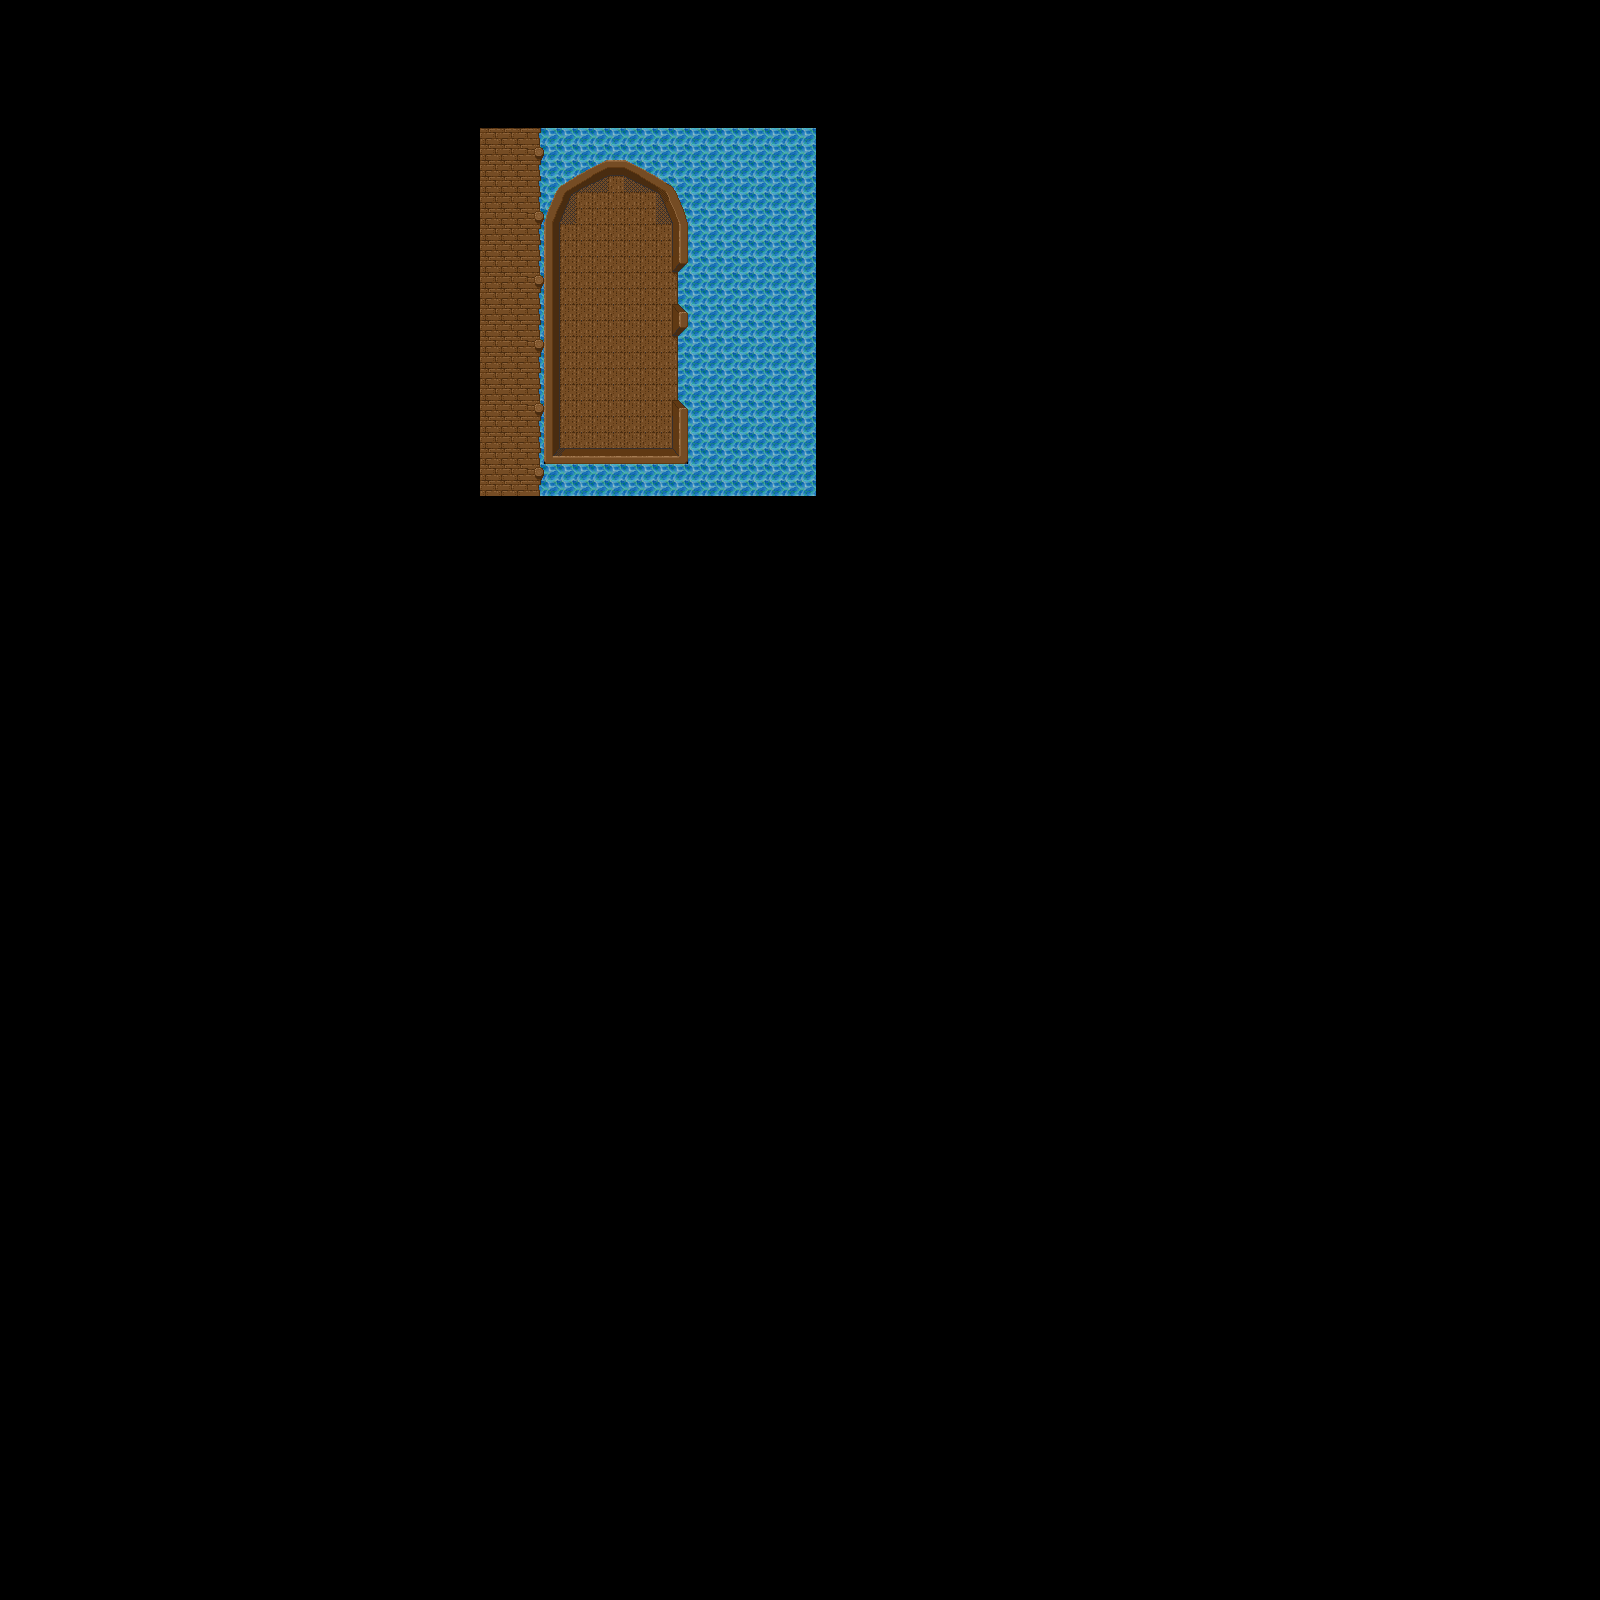

Below is a game level as drawn by its tile map, then a one-line description and the .tmx that defines it (tile-layer data replaced by summaries):
An orthogonal 100x100 tile map with 16x16 px tiles, 2 tile layers (Water, Tile Layer 1).

<map version="1.0" orientation="orthogonal" renderorder="right-down" width="100" height="100" tilewidth="16" tileheight="16" nextobjectid="1">
 <tileset firstgid="1" name="Wooden" tilewidth="16" tileheight="16" tilecount="72" columns="8">
  <image source="../../../Art/Tiles/Wooden.png" width="128" height="144" />
 </tileset>
 <layer name="Water" width="100" height="100">
  <data>[10000 cells, 285 non-empty, 1 distinct tile ids]</data>
 </layer>
 <layer name="Tile Layer 1" width="100" height="100">
  <data>[10000 cells, 259 non-empty, 35 distinct tile ids]</data>
 </layer>
</map>
